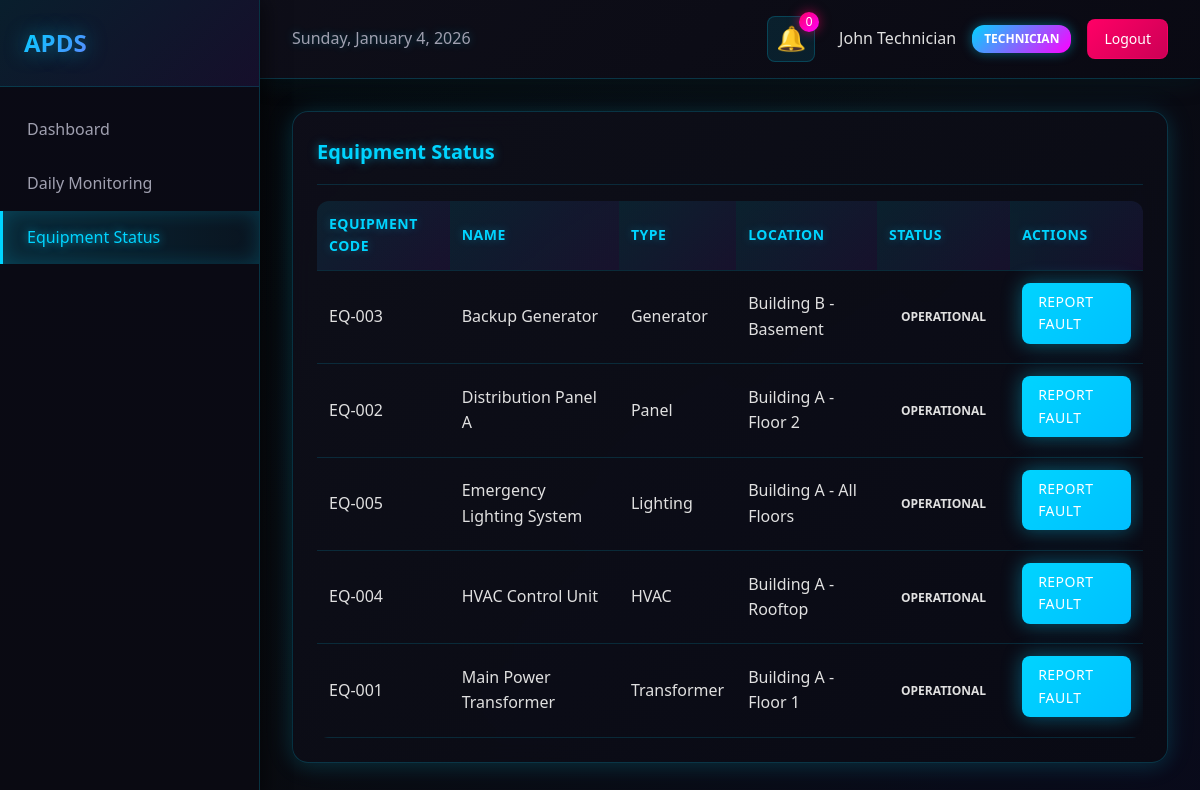
The page /forms/equipment-status (signed in) on the database its author committed.
### tables this page shows
CREATE TABLE users (
                id INTEGER PRIMARY KEY AUTOINCREMENT,
                username TEXT UNIQUE NOT NULL,
                email TEXT UNIQUE NOT NULL,
                password_hash TEXT NOT NULL,
                role TEXT NOT NULL CHECK(role IN ('technician', 'engineer', 'dm', 'dgm', 'vendor')),
                full_name TEXT NOT NULL,
                department TEXT,
                created_at TIMESTAMP DEFAULT CURRENT_TIMESTAMP,
                is_active INTEGER DEFAULT 1
            );

CREATE TABLE equipment (
                id INTEGER PRIMARY KEY AUTOINCREMENT,
                equipment_code TEXT UNIQUE NOT NULL,
                equipment_name TEXT NOT NULL,
                equipment_type TEXT NOT NULL,
                location TEXT NOT NULL,
                status TEXT DEFAULT 'operational' CHECK(status IN ('operational', 'maintenance', 'faulty', 'decommissioned')),
                last_maintenance_date DATE,
                next_maintenance_date DATE,
                created_at TIMESTAMP DEFAULT CURRENT_TIMESTAMP
            );

### app/routes/form_routes.py (the view)
@forms_bp.route('/forms/equipment-status')
def equipment_status():
    auth_check = require_auth()
    if auth_check:
        return auth_check
    user = auth_controller.get_current_user()
    equipment = equipment_controller.get_all_equipment()
    notifications = notification_controller.get_user_notifications(unread_only=True)
    return render_template('forms/equipment_status.html',
                         user=user,
                         equipment=equipment.get('data', []),
                         notifications=notifications.get('data', []))

### app/controllers/auth_controller.py (called while the page is built)
    def get_current_user(self) -> dict:
        if 'user_id' not in session:
            return None
        user = self.auth_service.get_user_by_id(session['user_id'])
        if user:
            return user.to_dict()
        return None

    def is_authenticated(self) -> bool:
        return 'user_id' in session

### app/controllers/equipment_controller.py (called while the page is built)
    def get_all_equipment(self) -> dict:
        try:
            equipment_list = self.equipment_repository.find_all()
            return {
                'success': True,
                'data': [eq.to_dict() for eq in equipment_list]
            }
        except Exception as e:
            return {
                'success': False,
                'message': str(e)
            }

### app/controllers/notification_controller.py (called while the page is built)
    def get_user_notifications(self, unread_only: bool = False) -> dict:
        try:
            user_id = session.get('user_id')
            if not user_id:
                return {'success': False, 'message': 'Not authenticated'}
            notifications = self.notification_service.get_user_notifications(user_id, unread_only)
            return {
                'success': True,
                'data': [notif.to_dict() for notif in notifications]
            }
        except Exception as e:
            return {
                'success': False,
                'message': str(e)
            }

### app/models/equipment.py (called while the page is built)
    @classmethod
    def from_dict(cls, data: dict):
        return cls(
            id=data.get('id'),
            equipment_code=data.get('equipment_code', ''),
            equipment_name=data.get('equipment_name', ''),
            equipment_type=data.get('equipment_type', ''),
            location=data.get('location', ''),
            status=data.get('status', 'operational'),
            last_maintenance_date=datetime.fromisoformat(data['last_maintenance_date']).date() if data.get('last_maintenance_date') else None,
            next_maintenance_date=datetime.fromisoformat(data['next_maintenance_date']).date() if data.get('next_maintenance_date') else None,
            created_at=datetime.fromisoformat(data['created_at']) if data.get('created_at') else None
        )

### app/models/user.py (called while the page is built)
    def to_dict(self) -> dict:
        return {
            'id': self.id,
            'username': self.username,
            'email': self.email,
            'role': self.role,
            'full_name': self.full_name,
            'created_at': self.created_at.isoformat() if self.created_at else None,
            'is_active': self.is_active
        }

### app/templates/forms/equipment_status.html (shortened to what this page needs)
{% extends "base.html" %}
{% block sidebar_menu %}
<a href="{{ url_for('dashboard.technician_dashboard') }}">Dashboard</a>
<a href="{{ url_for('forms.daily_monitoring') }}">Daily Monitoring</a>
<a href="{{ url_for('forms.equipment_status') }}" class="active">Equipment Status</a>
{% endblock %}
{% block content %}
<div class="card">
    <div class="card-header">
        <h2 class="card-title">Equipment Status</h2>
    </div>
    <div class="table-container">
        <table>
            <thead>
                <tr>
                    <th>Equipment Code</th>
                    <th>Name</th>
                    <th>Type</th>
                    <th>Location</th>
                    <th>Status</th>
                    <th>Actions</th>
                </tr>
            </thead>
            <tbody>
                {% for eq in equipment %}
                <tr>
                    <td>{{ eq.equipment_code }}</td>
                    <td>{{ eq.equipment_name }}</td>
                    <td>{{ eq.equipment_type }}</td>
                    <td>{{ eq.location }}</td>
                    <td>
                        <span class="status-badge status-{{ eq.status }}">
                            {{ eq.status }}
                        </span>
                    </td>
                    <td>
                        <a href="{{ url_for('forms.report_fault', equipment_id=eq.id) }}" class="btn btn-primary" style="padding: 0.5rem 1rem; font-size: 0.875rem;">Report Fault</a>
                    </td>
                </tr>
                {% endfor %}
            </tbody>
        </table>
    </div>
</div>
{% endblock %}

### app/templates/base.html (shortened to what this page needs)
<!DOCTYPE html>
<html lang="en">
<head>
    <link rel="stylesheet" href="{{ url_for('static', filename='css/main.css') }}">
</head>
<body>
    {% if user %}
    <div class="dashboard-container">
        <aside class="sidebar">
            <div class="sidebar-header">
                <h2>APDS</h2>
            </div>
            <nav class="sidebar-nav">
                {% block sidebar_menu %}{% endblock %}
            </nav>
        </aside>
        <div class="main-content">
            <header class="top-navbar">
                <div class="navbar-left">
                    <span class="current-date" id="currentDate"></span>
                </div>
                <div class="navbar-right">
                    <div class="notifications-dropdown">
                        <button class="notification-btn" id="notificationBtn">
                            🔔
                            <span class="notification-badge" id="notificationBadge">0</span>
                        </button>
                    </div>
                    <div class="user-profile">
                        <span class="user-name">{{ user.full_name }}</span>
                        <span class="user-role">{{ user.role|upper }}</span>
                        <a href="{{ url_for('auth.logout') }}" class="logout-btn">Logout</a>
                    </div>
                </div>
            </header>
            <main class="content-area">
                {% block content %}{% endblock %}
            </main>
        </div>
    </div>
    {% else %}
    <div class="auth-container">
        {% block auth_content %}{% endblock %}
    </div>
    {% endif %}
</body>
</html>

### rows shown on the page
users: full_name "John Technician", role "TECHNICIAN"
equipment: equipment_code "EQ-003", equipment_name "Backup Generator", equipment_type "Generator", location "Building B - Basement", status "OPERATIONAL"
equipment: equipment_code "EQ-002", equipment_name "Distribution Panel A", equipment_type "Panel", location "Building A - Floor 2", status "OPERATIONAL"
equipment: equipment_code "EQ-005", equipment_name "Emergency Lighting System", equipment_type "Lighting", location "Building A - All Floors", status "OPERATIONAL"
equipment: equipment_code "EQ-004", equipment_name "HVAC Control Unit", equipment_type "HVAC", location "Building A - Rooftop", status "OPERATIONAL"
equipment: equipment_code "EQ-001", equipment_name "Main Power Transformer", equipment_type "Transformer", location "Building A - Floor 1", status "OPERATIONAL"
